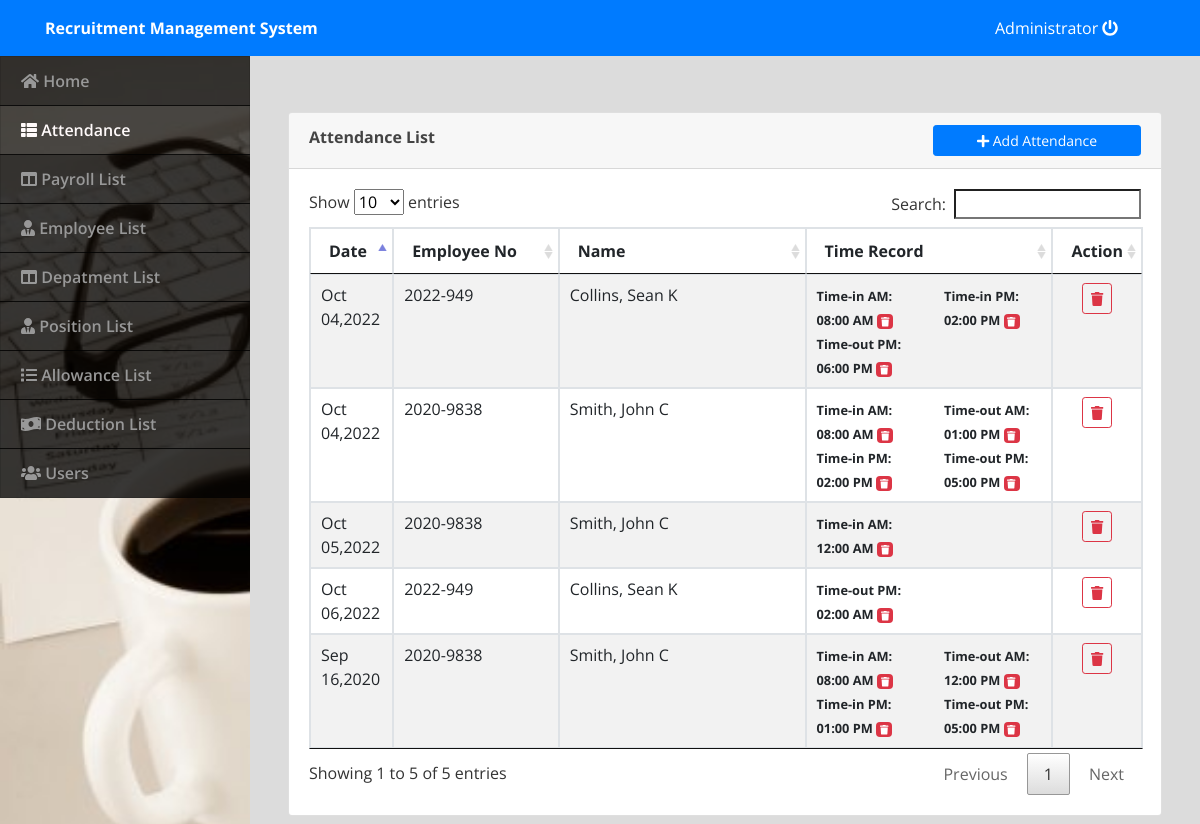
The page /index.php?page=attendance (signed in) on the database its author committed.
### tables this page shows
CREATE TABLE `attendance` (
  `id` int(11) NOT NULL,
  `employee_id` int(20) NOT NULL,
  `log_type` tinyint(1) NOT NULL COMMENT '1 = AM IN,2 = AM out, 3= PM IN, 4= PM out\r\n',
  `datetime_log` datetime NOT NULL DEFAULT CURRENT_TIMESTAMP,
  `date_updated` datetime NOT NULL DEFAULT CURRENT_TIMESTAMP ON UPDATE CURRENT_TIMESTAMP
);

### attendance.php (the view, shortened to what this page needs)
<?php include('db_connect.php') ?>
		<div class="container-fluid " >
			<div class="col-lg-12">
				<br />
				<br />
				<div class="card">
					<div class="card-header">
						<span><b>Attendance List</b></span>
						<button class="btn btn-primary btn-sm btn-block col-md-3 float-right" type="button" id="new_attendance_btn"><span class="fa fa-plus"></span> Add Attendance</button>
					</div>
					<div class="card-body">
						<table id="table" class="table table-bordered table-striped">
							<colgroup>
								<col width="10%">
								<col width="20%">
								<col width="30%">
								<col width="30%">
								<col width="10%">
							</colgroup>
							<thead>
								<tr>
									<th>Date</th>
									<th>Employee No</th>
									<th>Name</th>
									<th>Time Record</th>
									<th>Action</th>
								</tr>
							</thead>
							<tbody>
								<?php
									$att=$conn->query("SELECT a.*,e.employee_no, concat(e.lastname,', ',e.firstname,' ',e.middlename) as ename FROM attendance a inner join employee e on a.employee_id = e.id order by UNIX_TIMESTAMP(datetime_log) asc  ") or die(mysqli_error());
									$lt_arr = array(1 => " Time-in AM",2=>"Time-out AM",3 => " Time-in PM",4=>"Time-out PM");
									while($row=$att->fetch_array()){
										$date = date("Y-m-d",strtotime($row['datetime_log']));
										$attendance[$row['employee_id']."_".$date]['details'] = array("eid"=>$row['employee_id'],"name"=>$row['ename'],"eno"=>$row['employee_no'],"date"=>$date);
										if($row['log_type'] == 1 || $row['log_type'] == 3){
											if(!isset($attendance[$row['employee_id']."_".$date]['log'][$row['log_type']]))
											$attendance[$row['employee_id']."_".$date]['log'][$row['log_type']] = array('id'=>$row['id'],"date" =>  $row['datetime_log']);
										}else{
											$attendance[$row['employee_id']."_".$date]['log'][$row['log_type']] =array('id'=>$row['id'],"date" =>  $row['datetime_log']);
										}
										}
										foreach ($attendance as $key => $value) {
								?>
								<tr>
									<td><?php echo date("M d,Y",strtotime($attendance[$key]['details']['date'])) ?></td>
									<td><?php echo $attendance[$key]['details']['eno'] ?></td>
									<td><?php echo $attendance[$key]['details']['name'] ?></td>
									<td>
										<div class="row">
									<?php
									foreach($attendance[$key]['log'] as $k => $v) :
									 ?>
									 <div class="col-sm-6" style="">
										<p>
											<small><b><?php echo $lt_arr[$k].": <br/>" ?>
											<?php echo (date("h:i A",strtotime($attendance[$key]['log'][$k]['date'])))  ?> </b>
											<span class="badge badge-danger rem_att" data-id="<?php echo $attendance[$key]['log'][$k]['id'] ?>"><i class="fa fa-trash"></i></span>
										</small>
										</p>
										</div>
									<?php endforeach; ?>
										</div>
									</td>
									<td>
										<center>
										<button class="btn btn-sm btn-outline-danger remove_attendance" data-id="<?php echo $key ?>" type="button"><i class="fa fa-trash"></i></button>
										</center>
									</td>
								</tr>
								<?php
										}
								?>
							</tbody>
						</table>
					</div>
				</div>
			</div>
		</div>

### assets/css/style.css (style rules this page uses)
body { font-family: "Open Sans", sans-serif; color: #444444; width: 100%; height: calc(100%); }

### index.php (style rules this page uses)
body { background: #80808045; }

### attendance.php (style rules this page uses)
td p { margin: unset; }
.rem_att { cursor: pointer; }

### rows shown on the page
attendance: k "Time-in AM", datetime_log "08:00 AM"
attendance: k "Time-out AM", datetime_log "12:00 PM"
attendance: k "Time-in PM", datetime_log "01:00 PM"
attendance: k "Time-out PM", datetime_log "05:00 PM"
attendance: k "Time-in AM", datetime_log "08:00 AM"
attendance: k "Time-in PM", datetime_log "02:00 PM"
attendance: k "Time-out PM", datetime_log "06:00 PM"
attendance: k "Time-in AM", datetime_log "08:00 AM"
attendance: k "Time-out AM", datetime_log "01:00 PM"
attendance: k "Time-in PM", datetime_log "02:00 PM"
attendance: k "Time-out PM", datetime_log "05:00 PM"
attendance: k "Time-in AM", datetime_log "12:00 AM"
attendance: k "Time-out PM", datetime_log "02:00 AM"

### other values the page prints
$_SESSION['login_name'] "Administrator"
date("M d,Y",strtotime($attendance[$key]['details']['date'])) "Sep 16,2020"
$attendance[$key]['details']['eno'] "2020-9838"
$attendance[$key]['details']['name'] "Smith, John C"
date("M d,Y",strtotime($attendance[$key]['details']['date'])) "Oct 04,2022"
$attendance[$key]['details']['eno'] "2022-949"
$attendance[$key]['details']['name'] "Collins, Sean K"
date("M d,Y",strtotime($attendance[$key]['details']['date'])) "Oct 05,2022"
date("M d,Y",strtotime($attendance[$key]['details']['date'])) "Oct 06,2022"
